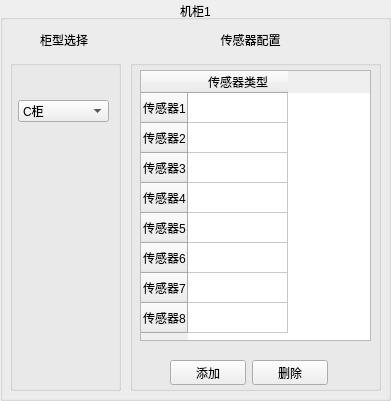
      <widget class="QGroupBox" name="groupBox_24">
       <property name="geometry">
        <rect>
         <x>10</x>
         <y>10</y>
         <width>391</width>
         <height>401</height>
        </rect>
       </property>
       <property name="title">
        <string>机柜1</string>
       </property>
       <property name="alignment">
        <set>Qt::AlignCenter</set>
       </property>
       <widget class="QGroupBox" name="groupBox_47">
        <property name="geometry">
         <rect>
          <x>710</x>
          <y>0</y>
          <width>211</width>
          <height>281</height>
         </rect>
        </property>
        <property name="title">
         <string>机柜1</string>
        </property>
       </widget>
       <widget class="QGroupBox" name="groupBox_48">
        <property name="geometry">
         <rect>
          <x>470</x>
          <y>0</y>
          <width>211</width>
          <height>281</height>
         </rect>
        </property>
        <property name="title">
         <string>机柜1</string>
        </property>
       </widget>
       <widget class="QGroupBox" name="groupBox_49">
        <property name="geometry">
         <rect>
          <x>10</x>
          <y>60</y>
          <width>111</width>
          <height>331</height>
         </rect>
        </property>
        <property name="title">
         <string/>
        </property>
        <widget class="QComboBox" name="Cabinet_comboBox_4852_master_c1">
         <property name="geometry">
          <rect>
           <x>8</x>
           <y>40</y>
           <width>91</width>
           <height>22</height>
          </rect>
         </property>
         <item>
          <property name="text">
           <string>C柜</string>
          </property>
         </item>
         <item>
          <property name="text">
           <string>D柜</string>
          </property>
         </item>
         <item>
          <property name="text">
           <string>V柜</string>
          </property>
         </item>
         <item>
          <property name="text">
           <string>696CBBR柜</string>
          </property>
         </item>
         <item>
          <property name="text">
           <string>696CB柜</string>
          </property>
         </item>
         <item>
          <property name="text">
           <string>BE柜</string>
          </property>
         </item>
         <item>
          <property name="text">
           <string>DE柜</string>
          </property>
         </item>
         <item>
          <property name="text">
           <string>F柜</string>
          </property>
         </item>
         <item>
          <property name="text">
           <string>M柜</string>
          </property>
         </item>
         <item>
          <property name="text">
           <string>PT柜</string>
          </property>
         </item>
         <item>
          <property name="text">
           <string>PTC500柜</string>
          </property>
         </item>
         <item>
          <property name="text">
           <string>PTC600柜</string>
          </property>
         </item>
         <item>
          <property name="text">
           <string>SL柜</string>
          </property>
         </item>
         <item>
          <property name="text">
           <string>SV25SV20柜</string>
          </property>
         </item>
         <item>
          <property name="text">
           <string>SV柜</string>
          </property>
         </item>
         <item>
          <property name="text">
           <string>V25V20柜</string>
          </property>
         </item>
        </widget>
        <widget class="QLabel" name="picture_lable_4852_master_c1">
         <property name="geometry">
          <rect>
           <x>20</x>
           <y>70</y>
           <width>71</width>
           <height>211</height>
          </rect>
         </property>
         <property name="text">
          <string/>
         </property>
        </widget>
       </widget>
       <widget class="QTableWidget" name="tableWidget_4852_master_c1">
        <property name="geometry">
         <rect>
          <x>140</x>
          <y>70</y>
          <width>231</width>
          <height>271</height>
         </rect>
        </property>
        <property name="lineWidth">
         <number>1</number>
        </property>
        <property name="autoScrollMargin">
         <number>16</number>
        </property>
        <row>
         <property name="text">
          <string>传感器1</string>
         </property>
        </row>
        <row>
         <property name="text">
          <string>传感器2</string>
         </property>
        </row>
        <row>
         <property name="text">
          <string>传感器3</string>
         </property>
        </row>
        <row>
         <property name="text">
          <string>传感器4</string>
         </property>
        </row>
        <row>
         <property name="text">
          <string>传感器5</string>
         </property>
        </row>
        <row>
         <property name="text">
          <string>传感器6</string>
         </property>
        </row>
        <row>
         <property name="text">
          <string>传感器7</string>
         </property>
        </row>
        <row>
         <property name="text">
          <string>传感器8</string>
         </property>
        </row>
        <column>
         <property name="text">
          <string>传感器类型</string>
         </property>
        </column>
       </widget>
       <widget class="QLabel" name="label_11">
        <property name="geometry">
         <rect>
          <x>200</x>
          <y>30</y>
          <width>101</width>
          <height>20</height>
         </rect>
        </property>
        <property name="text">
         <string>传感器配置</string>
        </property>
        <property name="alignment">
         <set>Qt::AlignCenter</set>
        </property>
       </widget>
       <widget class="QLabel" name="label_12">
        <property name="geometry">
         <rect>
          <x>40</x>
          <y>30</y>
          <width>54</width>
          <height>20</height>
         </rect>
        </property>
        <property name="text">
         <string>柜型选择</string>
        </property>
       </widget>
       <widget class="QGroupBox" name="groupBox_50">
        <property name="geometry">
         <rect>
          <x>130</x>
          <y>60</y>
          <width>251</width>
          <height>331</height>
         </rect>
        </property>
        <property name="title">
         <string/>
        </property>
        <widget class="QWidget" name="layoutWidget_14">
         <property name="geometry">
          <rect>
           <x>40</x>
           <y>300</y>
           <width>158</width>
           <height>25</height>
          </rect>
         </property>
         <layout class="QHBoxLayout" name="horizontalLayout_8">
          <item>
           <widget class="QPushButton" name="addBt_4852_master_c1">
            <property name="text">
             <string>添加</string>
            </property>
           </widget>
          </item>
          <item>
           <widget class="QPushButton" name="deleteBt_4852_master_c1">
            <property name="text">
             <string>删除</string>
            </property>
           </widget>
          </item>
         </layout>
        </widget>
       </widget>
       <zorder>groupBox_50</zorder>
       <zorder>groupBox_47</zorder>
       <zorder>groupBox_48</zorder>
       <zorder>groupBox_49</zorder>
       <zorder>tableWidget_4852_master_c1</zorder>
       <zorder>label_11</zorder>
       <zorder>label_12</zorder>
      </widget>
